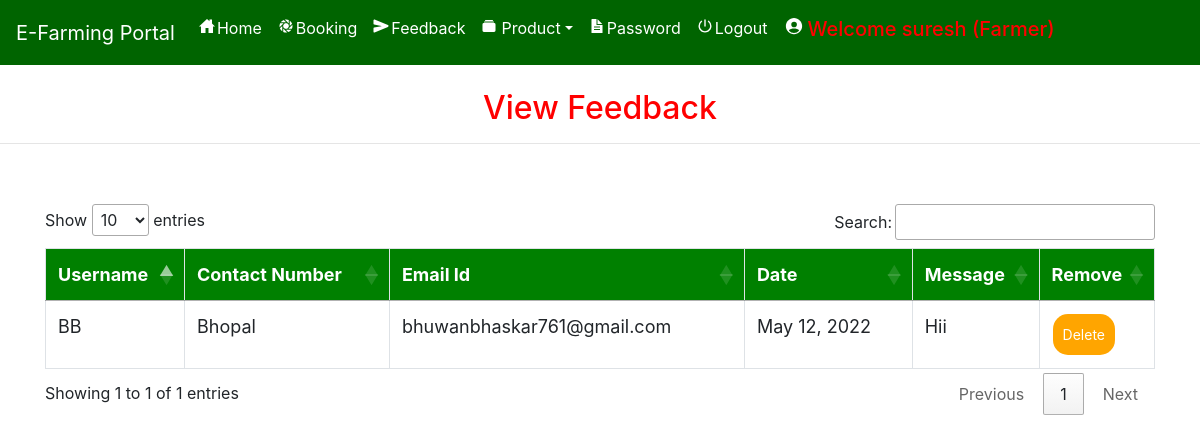
/view_feedback (signed in), run on the app's committed database.
### farmerapp/models.py (models this page shows, shortened)
class Send_Feedback(models.Model):
    profile = models.ForeignKey(Profile, on_delete=models.CASCADE, null=True)
    message1 = models.TextField(null=True)
    date = models.CharField(max_length=30, null=True)

class Profile(models.Model):
    user = models.ForeignKey(User, on_delete=models.CASCADE, null=True)
    dob = models.DateField(null=True)
    city = models.CharField(max_length=30, null=True)
    address = models.CharField(max_length=50, null=True)
    contact = models.CharField(max_length=10, null=True)
    user_type = models.CharField(max_length=10, null=True)
    status =  models.CharField(max_length=30, null=True, default="Pending")
    image = models.FileField(null=True)

### farmerapp/views.py (the view)
# urls.py: path('view_feedback', View_feedback, name='view_feedback'),
def View_feedback(request):
    if not request.user.is_authenticated:
        return redirect('login_admin')
    feed = Send_Feedback.objects.all()
    d = {'feed': feed}
    return render(request, 'view_feedback.html', d)

### farmerapp/templates/view_feedback.html (shortened to what this page needs)
{% extends 'navigation.html' %}
{% block body %}
<center><h2 style="color:red;margin-top:2%">View Feedback</h2></center><hr>
<div class="container" style="margin-top:5%">
<table class="table table-bordered" id="myTable" >
  <thead>
  <tr>
    <th>Username</th>
    <th>Contact Number</th>
      <th> Email Id</th>
    <th>Date</th>
      <th>Message</th>
    <th>Remove</th>
  </tr>
  </thead>
   <tbody>
    {% for i in feed %}
  <tr>
    <td>{{i.profile.user.username}}</td>
    <td>{{i.profile.contact}}</td>
      <td>{{i.profile.user.email}}</td>
      <td>{{i.date}}</td>
      <td>{{i.message1}}</td>
      <td><a href="{% url 'delete_feedback' i.id %}" onclick="return confirm('Are you sure?')"><button class="button button1">Delete</button></a></td>
  </tr>
    {% endfor %}
    </tbody>
</table>
</div>
{% endblock %}

### farmerapp/templates/navigation.html (style rules this page uses)
* { box-sizing: border-box; }
#myTable { border-collapse: collapse; width: 100%; border: 1px solid #ddd; font-size: 18px; }
#myTable th { text-align: left; padding: 12px; background-color: green; color: white; }
#myTable td { text-align: left; padding: 12px; background-color: white; }
#myTable tr { border-bottom: 1px solid #ddd; }
.button { background-color: orange; border: none; color: white; padding: 10px; text-align: center; text-decoration: none; display: inline-block; font-size: 14px; margin: 1px 1px; cursor: pointer; }
.button1 { border-radius: 15px; }

### data on the page
Send_Feedback: profile.user.username "BB", profile.contact "Bhopal", profile.user.email "bhuwanbhaskar761@gmail.com", date "May 12, 2022", message1 "Hii"
